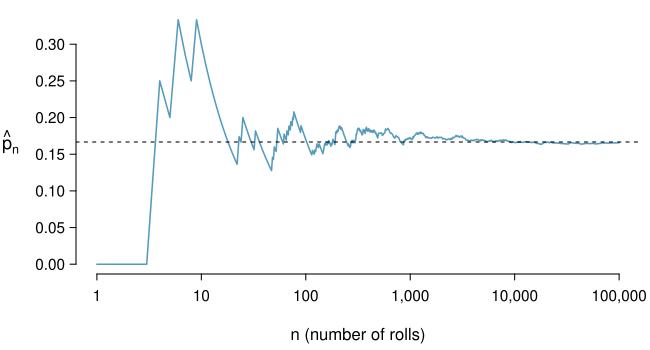

Here is the R script that generated this plot:
library(openintro)
data(COL)

# _____ Simulate _____ #
set.seed(51)
n <- 10^5
x <- sample(0:1, n, TRUE, p = c(5 / 6, 1 / 6))
y <- cumsum(x) / 1:n
X <- c(1:100, seq(102, 500, 2),
	seq(510, 1500, 10), seq(1550, 10000, 50),
	seq(10100, 25000, 100), seq(25250, 100000, 250))
Y <- y[X]

# _____ Plotting _____ #
myPDF('dieProp.pdf', 6.5, 3.5,
      mar = c(3.8, 3.8, 0.5, 0.5))
plot(X, Y,
     log = 'x',
     type = 'l',
     xlab = '',
     ylab = '',
     axes = FALSE,
     col = COL[1],
     lwd = 1.5)
mtext('n (number of rolls)', side = 1, line = 2.5)
abline(h = 1 / 6, lty = 2)
at <- 10^(0:5)
labels <- c('1', '10', '100', '1,000', '10,000', '100,000')
axis(1, at, labels, cex.axis = 0.9)
axis(2, cex.axis = 0.9)
at <- 1 / 6
labels <- expression(paste(hat(p)[n]))
axis(2, at, labels,
     line = 2.3,
     tick = FALSE,
     cex.axis = 1.1)
dev.off()
